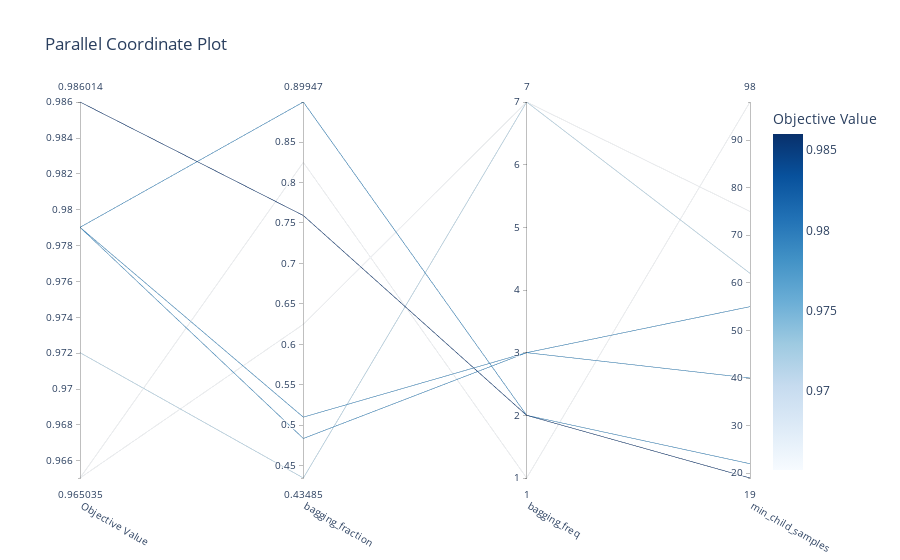

The code cell stored with this chart in its notebook:
### Code cell
plot_parallel_coordinate(study)

### Figure 1 — Plotly figure (JSON) as saved in the notebook; plotly's stock layout.template omitted (floating-point values rounded to 4 significant figures)
{"data": [{"dimensions": [{"label": "Objective Value", "range": [0.965, 0.986], "values": [0.965, 0.986, 0.972, 0.965, 0.979, 0.979, 0.979]}, {"label": "bagging_fraction", "range": [0.4349, 0.8995], "values": [0.6247, 0.7592, 0.4349, 0.8248, 0.8995, 0.51, 0.4837]}, {"label": "bagging_freq", "range": [1, 7], "values": [7, 2, 7, 1, 2, 3, 3]}, {"label": "min_child_samples", "range": [19, 98], "values": [75, 19, 62, 98, 22, 55, 40]}], "labelangle": 30, "labelside": "bottom", "line": {"color": [0.965, 0.986, 0.972, 0.965, 0.979, 0.979, 0.979], "colorbar": {"title": {"text": "Objective Value"}}, "colorscale": [[0, "rgb(247,251,255)"], [0.125, "rgb(222,235,247)"], [0.25, "rgb(198,219,239)"], [0.375, "rgb(158,202,225)"], [0.5, "rgb(107,174,214)"], [0.625, "rgb(66,146,198)"], [0.75, "rgb(33,113,181)"], [0.875, "rgb(8,81,156)"], [1, "rgb(8,48,107)"]], "reversescale": false, "showscale": true}, "type": "parcoords"}], "layout": {"autosize": true, "title": {"text": "Parallel Coordinate Plot"}}}
